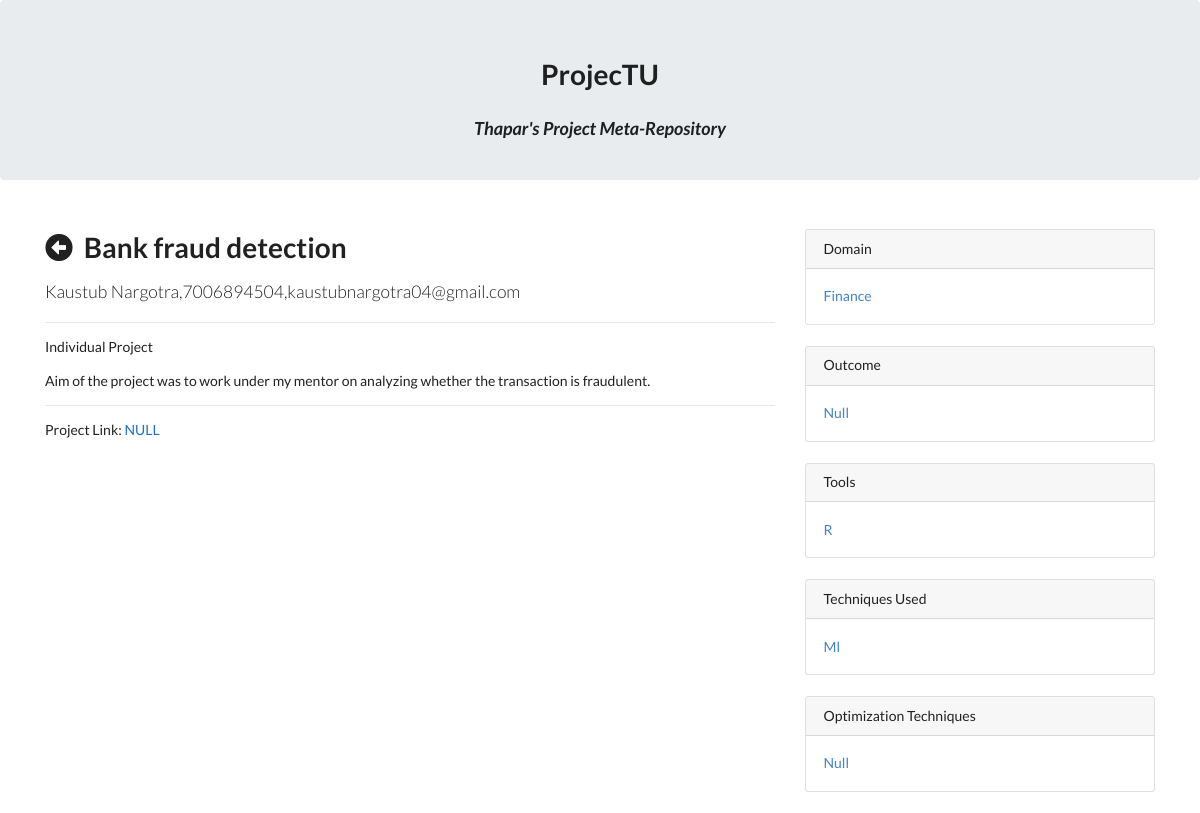
/project.php?id=1, run on an earlier commit of the app's database.
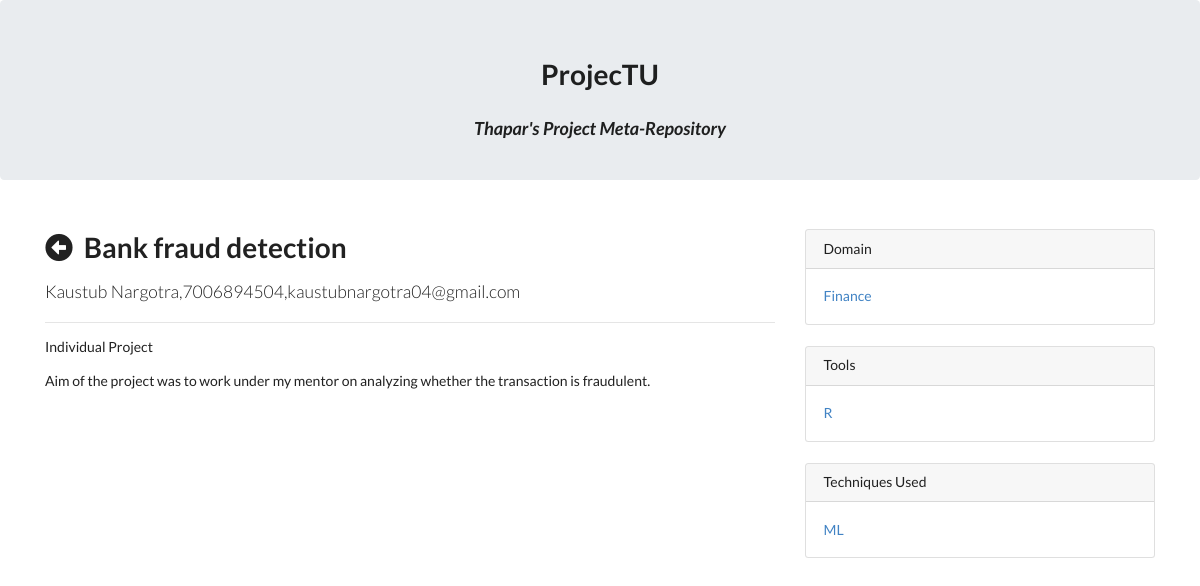
And on a later commit of the database.
### tables this page shows
CREATE TABLE `project` (
  `pid` int(11) NOT NULL,
  `title` text NOT NULL,
  `summary` text NOT NULL,
  `size` int(10) NOT NULL,
  `leader` text NOT NULL,
  `link` text NOT NULL
);

CREATE TABLE `domain` (
  `pid` int(11) NOT NULL,
  `value` varchar(1000) NOT NULL
);

CREATE TABLE `outcome` (
  `pid` int(11) NOT NULL,
  `value` varchar(1000) NOT NULL
);

CREATE TABLE `tools` (
  `pid` int(11) NOT NULL,
  `value` varchar(100) NOT NULL
);

CREATE TABLE `technique` (
  `pid` int(11) NOT NULL,
  `value` varchar(1000) NOT NULL
);

CREATE TABLE `optimization` (
  `pid` int(11) NOT NULL,
  `value` varchar(1000) NOT NULL
);

### project.php (the view, shortened to what this page needs)
<!DOCTYPE html>
<html>
<head>
	<link rel="stylesheet" href="https://stackpath.bootstrapcdn.com/bootstrap/4.1.3/css/bootstrap.min.css">
	<link rel="stylesheet" href="https://use.fontawesome.com/releases/v5.3.1/css/all.css">
	<link rel='stylesheet' href='https://cdn.jsdelivr.net/npm/semantic-ui@2.2.13/dist/semantic.min.css'>
	<link rel='stylesheet' href='css/style.css'>
</head>
<body>
	<div class="jumbotron" style="height: 180px;">
		<center>
			<h1>ProjecTU</h1>
			<h3><i>Thapar's Project Meta-Repository</i></h3>
		</center>
	</div>
	<div class="container">
		<div class="row">
			<?php
				require_once 'connection.php';
				if(isset($_GET['id'])) {
					$pid = $_GET['id'];
					$sql = "SELECT pid, title, summary, size, leader, link FROM project WHERE project.pid = $pid";
					$result = $con->query($sql);
					if ($result->num_rows == 1) {
						$row = $result->fetch_assoc();
						$team = ($row['size'] > 1) ? 'Group Project ('.$row['size'].' members)' : 'Individual Project';
						echo
						'<div class="col-lg-8">
							<h1 class="mt-4">
								<i class="fas fa-arrow-alt-circle-left" onclick="window.history.go(-1); return false;"></i>&nbsp;&nbsp;'.
								$row['title'].
							'</h1>
							<p class="lead">
								<a>'.$row['leader'].'</a>
							</p>
							<hr>
							<p>'.$team.'</p>
							<p>'.$row['summary'].'</p>';
						if($row['link']) echo
							'<hr><p>Project Link: <a href="'.$row['link'].'" target="_new" style="color:#1E70BF;">'.$row['link'].'</a></p>';
						echo
						'</div>';
						echo '
						<div class="col-md-4">';
						$sql = "SELECT value FROM domain WHERE pid = $pid";
						$domainRes = $con->query($sql);
						if($domainRes->num_rows > 0) {
							echo '
							<div class="card my-4">
								<h6 class="card-header">Domain</h6>
								<div class="card-body">
									<div class="row">
										<div class="col-lg-6">
											<ul class="list-unstyled mb-0">';
							$i = 0;
							for(; $i< ($domainRes->num_rows / 2); $i++) {
								$domainRow = $domainRes->fetch_assoc();
								echo
												'<li>
													<a href="list.php?domain[]='.$domainRow['value'].'">'.ucwords($domainRow['value']).'</a>
												</li>';
							}
							echo
											'</ul>
										</div>
										<div class="col-lg-6">
											<ul class="list-unstyled mb-0">';
							echo
											'</ul>
										</div>
									</div>
								</div>
							</div>';
						}
						$sql = "SELECT value FROM outcome WHERE pid = $pid";
						$outcomeRes = $con->query($sql);
						if($outcomeRes->num_rows > 0) {
							echo '
							<div class="card my-4">
								<h6 class="card-header">Outcome</h6>
								<div class="card-body">
									<div class="row">
										<div class="col-lg-6">
											<ul class="list-unstyled mb-0">';
							$i = 0;
							for(; $i< ($outcomeRes->num_rows / 2); $i++) {
								$outcomeRow = $outcomeRes->fetch_assoc();
								echo
												'<li>
													<a href="list.php?outcome[]='.$outcomeRow['value'].'">'.ucwords($outcomeRow['value']).'</a>
												</li>';
							}
							echo
											'</ul>
										</div>
										<div class="col-lg-6">
											<ul class="list-unstyled mb-0">';
							echo
											'</ul>
										</div>
									</div>
								</div>
							</div>';
						}
						$sql = "SELECT value FROM tools WHERE pid = $pid";
						$toolsRes = $con->query($sql);
						if($toolsRes->num_rows > 0) {
							echo '
							<div class="card my-4">
								<h6 class="card-header">Tools</h6>
								<div class="card-body">
									<div class="row">
										<div class="col-lg-6">
											<ul class="list-unstyled mb-0">';
							$i = 0;
							for(; $i< ($toolsRes->num_rows / 2); $i++) {
								$toolsRow = $toolsRes->fetch_assoc();
								echo
												'<li>
													<a href="list.php?tools[]='.$toolsRow['value'].'">'.ucwords($toolsRow['value']).'</a>
												</li>';
							}
							echo
											'</ul>
										</div>
										<div class="col-lg-6">
											<ul class="list-unstyled mb-0">';
							echo
											'</ul>
										</div>
									</div>
								</div>
							</div>';
						}
						$sql = "SELECT value FROM technique WHERE pid = $pid";
						$techniqueRes = $con->query($sql);
						if($techniqueRes->num_rows > 0) {
							echo '
							<div class="card my-4">
								<h6 class="card-header">Techniques Used</h6>
								<div class="card-body">
									<div class="row">
										<div class="col-lg-6">
											<ul class="list-unstyled mb-0">';
							$i = 0;
							for(; $i< ($techniqueRes->num_rows / 2); $i++) {
								$techniqueRow = $techniqueRes->fetch_assoc();
								echo
												'<li>
													<a href="list.php?technique='.$techniqueRow['value'].'">'.ucwords($techniqueRow['value']).'</a>
												</li>';
							}
							echo
											'</ul>
										</div>
										<div class="col-lg-6">
											<ul class="list-unstyled mb-0">';
							echo
											'</ul>
										</div>
									</div>
								</div>
							</div>';
						}
						$sql = "SELECT value FROM optimization WHERE pid = $pid";
						$optimizationRes = $con->query($sql);
						if($optimizationRes->num_rows > 0) {
							echo '
							<div class="card my-4">
								<h6 class="card-header">Optimization Techniques</h6>
								<div class="card-body">
									<div class="row">
										<div class="col-lg-6">
											<ul class="list-unstyled mb-0">';
							$i = 0;
							for(; $i< ($optimizationRes->num_rows / 2); $i++) {
								$optimizationRow = $optimizationRes->fetch_assoc();
								echo
												'<li>
													<a href="list.php?opt_technique[]='.$optimizationRow['value'].'">'.ucwords($optimizationRow['value']).'</a>
												</li>';
							}
							echo
											'</ul>
										</div>
										<div class="col-lg-6">
											<ul class="list-unstyled mb-0">';
							echo
											'</ul>
										</div>
									</div>
								</div>
							</div>';
						}
					}
				}
			?>
		</div>
	</div>
</body>
</html>

### css/style.css (style rules this page uses)
.jumbotron { height: 220px; transition: all 0.5s ease-out; }

What changed in the data, as far as the page shows it:
removed outcome: value "Null"
removed technique: value "Ml"
removed optimization: value "Null"
changed project "Bank fraud detection": link "NULL" → (not shown)
added technique: value "ML"
Also different on the page:
text no longer shown: "Project Link: Outcome Optimization Techniques"
